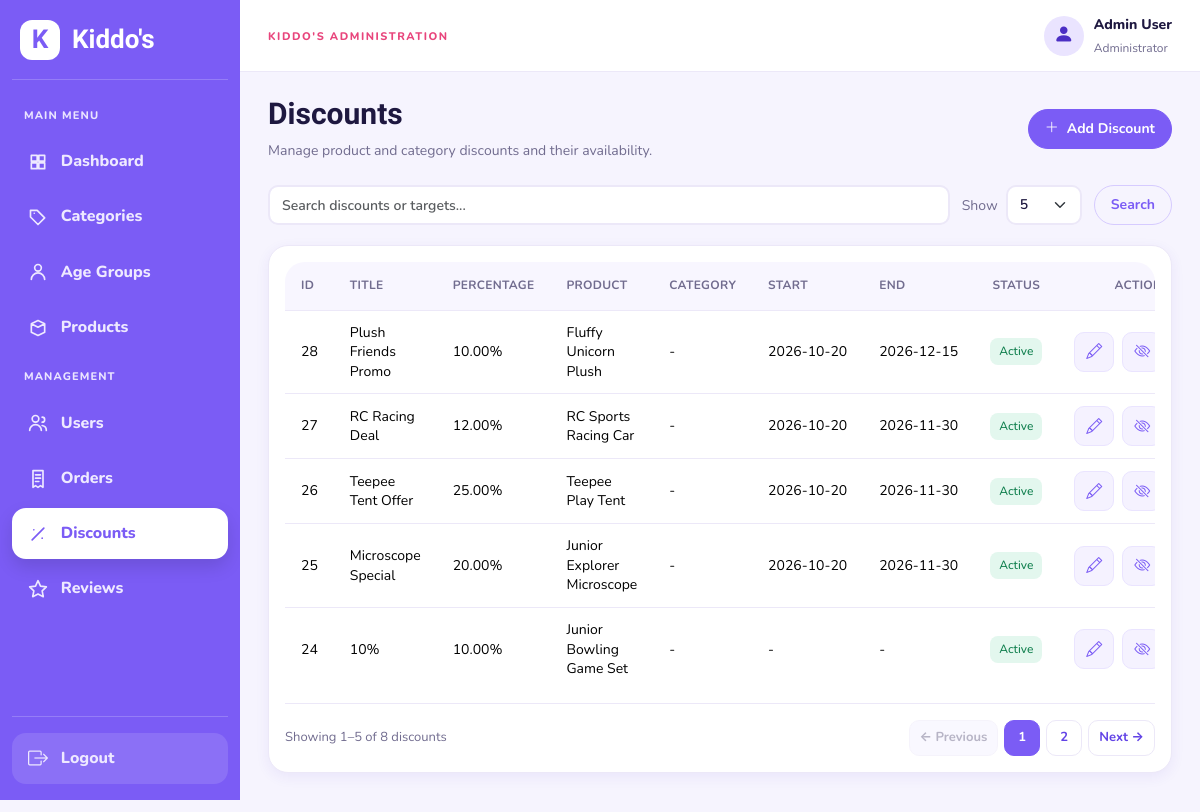
The app's page /admin/discounts.php (signed in) with its own data.
### tables this page shows
CREATE TABLE IF NOT EXISTS `discounts` (
  `id` int(10) UNSIGNED NOT NULL AUTO_INCREMENT,
  `title` varchar(100) NOT NULL,
  `percentage` decimal(5,2) NOT NULL,
  `product_id` int(10) UNSIGNED DEFAULT NULL,
  `category_id` int(10) UNSIGNED DEFAULT NULL,
  `starts_at` date DEFAULT NULL,
  `ends_at` date DEFAULT NULL,
  `is_active` tinyint(1) NOT NULL DEFAULT 1,
  `created_at` datetime NOT NULL DEFAULT current_timestamp(),
  PRIMARY KEY (`id`),
  KEY `idx_discounts_product` (`product_id`),
  KEY `idx_discounts_category` (`category_id`)
);

CREATE TABLE IF NOT EXISTS `products` (
  `id` int(10) UNSIGNED NOT NULL AUTO_INCREMENT,
  `category_id` int(10) UNSIGNED NOT NULL,
  `name` varchar(120) NOT NULL,
  `description` text NOT NULL,
  `instructions` text DEFAULT NULL,
  `price` decimal(8,2) NOT NULL,
  `stock` int(10) UNSIGNED NOT NULL DEFAULT 0,
  `gender` enum('girls','boys','unisex') NOT NULL DEFAULT 'unisex',
  `min_age` tinyint(3) UNSIGNED NOT NULL,
  `max_age` tinyint(3) UNSIGNED NOT NULL,
  `image` varchar(255) DEFAULT NULL,
  `is_active` tinyint(1) NOT NULL DEFAULT 1,
  `created_at` datetime NOT NULL DEFAULT current_timestamp(),
  `updated_at` datetime NOT NULL DEFAULT current_timestamp() ON UPDATE current_timestamp(),
  PRIMARY KEY (`id`),
  KEY `idx_products_filters` (`category_id`,`gender`,`min_age`,`max_age`)
);

### classes/AdminTable.php (called while the page is built, shortened)
<?php
class AdminTable
{
    private $pdo;
    public function __construct($pdo)
    {
        $this->pdo = $pdo;
    }
    public function getPage($type, $request)
    {
        $search = isset($request['search']) && is_string($request['search']) ? trim($request['search']) : '';
        $search = substr($search, 0, 120);
        $size = isset($request['per_page']) && is_scalar($request['per_page']) ? (string) $request['per_page'] : '5';
        $size = in_array($size, ['5', '10', '20', '50'], true) ? (int) $size : 5;
        $requestedPage = isset($request['page']) && is_string($request['page']) && ctype_digit($request['page']) ? (int) $request['page'] : 1;
        $where = [];
        $params = [];
        $filters = [];
        $query = ['search' => $search, 'per_page' => $size];
        switch ($type) {
            case 'discounts':
                $select = 'd.*, p.name AS product_name, c.name AS category_name';
                $from = 'discounts d LEFT JOIN products p ON p.id = d.product_id LEFT JOIN categories c ON c.id = d.category_id';
                $order = 'd.id DESC'; $searchColumns = ['d.title', 'p.name', 'c.name'];
                break;
        }
        $condition = $where ? ' WHERE ' . implode(' AND ', $where) : '';
        $statement = $this->pdo->prepare('SELECT COUNT(*) FROM ' . $from . $condition);
        $statement->execute($params);
        $total = (int) $statement->fetchColumn();
        $pages = max(1, (int) ceil($total / $size));
        $page = min(max(1, $requestedPage), $pages);
        $offset = ($page - 1) * $size;
        $statement = $this->pdo->prepare('SELECT ' . $select . ' FROM ' . $from . $condition . ' ORDER BY ' . $order . ' LIMIT ? OFFSET ?');
        $statement->bindValue(count($params) + 1, $size, PDO::PARAM_INT);
        $statement->bindValue(count($params) + 2, $offset, PDO::PARAM_INT);
        $statement->execute();
        return ['rows' => $statement->fetchAll(PDO::FETCH_ASSOC), 'total' => $total, 'page' => $page, 'pages' => $pages,
            'size' => $size, 'start' => $total ? $offset + 1 : 0, 'end' => min($offset + $size, $total),
            'search' => $search, 'query' => $query, 'filters' => $filters, 'type' => $type];
    }
}

### admin/discounts.php (the view, shortened to what this page needs)
<?php
require_once __DIR__ . '/../includes/init.php';
require_once __DIR__ . '/../classes/AdminTable.php';
$adminTable = new AdminTable($pdo);
$pagination = $adminTable->getPage('discounts', $_GET);
$discounts = $pagination['rows'];
require_once __DIR__ . '/../includes/admin/layout_start.php';
?>
<div class="admin-page-header">
<div>
<h1>Discounts</h1>
<p>Manage product and category discounts and their availability.</p>
</div>
<a class="btn btn-primary d-inline-flex align-items-center gap-2" href="add_discount.php">
    <i class="bi bi-plus-lg" aria-hidden="true"></i> Add Discount
</a>
</div>
<?php require __DIR__ . '/../includes/admin/table_toolbar.php'; ?>
<div class="admin-card"><div class="table-responsive"><table class="table admin-table align-middle admin-table-consistent admin-table-discounts"><thead><tr>
<th>ID</th><th>Title</th><th>Percentage</th><th>Product</th><th>Category</th>
<th>Start</th><th>End</th><th>Status</th><th>Actions</th></tr></thead><tbody>
<?php foreach ($discounts as $row): ?><tr>
<td><?= htmlspecialchars((string) ($row['id'] ?? '-') , ENT_QUOTES, 'UTF-8') ?></td>
<td><?= htmlspecialchars((string) ($row['title'] ?? '-') , ENT_QUOTES, 'UTF-8') ?></td>
<td><?= htmlspecialchars((string) ($row['percentage'] ?? '-') , ENT_QUOTES, 'UTF-8') ?>%</td>
<td><?= htmlspecialchars((string) ($row['product_name'] ?? '-') , ENT_QUOTES, 'UTF-8') ?></td>
<td><?= htmlspecialchars((string) ($row['category_name'] ?? '-') , ENT_QUOTES, 'UTF-8') ?></td>
<td><?= htmlspecialchars((string) ($row['starts_at'] ?? '-') , ENT_QUOTES, 'UTF-8') ?></td>
<td><?= htmlspecialchars((string) ($row['ends_at'] ?? '-') , ENT_QUOTES, 'UTF-8') ?></td>
<td><span class="badge <?= $row['is_active'] ? 'bg-success' : 'bg-secondary' ?>"><?= $row['is_active'] ? 'Active' : 'Inactive' ?></span></td>
<td><div class="admin-actions"><a class="btn admin-action-btn admin-action-edit" href="edit_discount.php?id=<?= (int) $row['id'] ?>" title="Edit discount" aria-label="Edit discount"><i class="bi bi-pencil" aria-hidden="true"></i></a>
<form method="post" class="admin-actions">
<button class="btn admin-action-btn admin-action-toggle" name="action" value="<?= $row['is_active'] ? 'deactivate' : 'activate' ?>" title="<?= $row['is_active'] ? 'Deactivate discount' : 'Activate discount' ?>" aria-label="<?= $row['is_active'] ? 'Deactivate discount' : 'Activate discount' ?>"><i class="bi bi-<?= $row['is_active'] ? 'eye-slash' : 'eye' ?>" aria-hidden="true"></i></button>
</form></div></td></tr><?php endforeach; ?>
</tbody></table></div><?php require __DIR__ . '/../includes/admin/table_pagination.php'; ?></div><?php require_once __DIR__ . '/../includes/admin/layout_end.php'; ?>

### assets/css/admin-polish.css (style rules this page uses)
.admin-body { --admin-sidebar-width:240px;--admin-topbar-height:72px;font-size:14px;line-height:1.5 }
.admin-body .admin-page-header { display:flex;flex-wrap:wrap;align-items:center;justify-content:space-between;gap:16px;margin-bottom:24px }
.admin-body .admin-page-header h1 { font-size:30px;line-height:1.2;margin:0 0 8px }
.admin-body .admin-page-header p { font-size:14px;line-height:1.5;margin:0;color:var(--admin-muted) }
.admin-body .admin-card { padding:20px;border-radius:16px;min-width:0;box-shadow:0 4px 16px #30204e05 }
.admin-body .admin-content .btn:not(.admin-action-btn):not(.btn-close) { min-height:40px;padding:9px 16px;font-size:14px;line-height:1.4 }
.admin-body .admin-action-btn { width:38px;height:38px;min-width:38px;min-height:38px }
.admin-body .admin-action-btn i { font-size:16px }
.admin-body :is(button,a,input,select,textarea,summary):focus-visible { outline:3px solid #bba8fa;outline-offset:3px }
.admin-body .table-responsive { width:100%;max-width:100%;overflow-x:auto;overscroll-behavior-inline:contain }
.admin-body .admin-table { margin-bottom:0 }
.admin-body .admin-table-consistent thead th { padding:14px 16px;height:48px;font-size:12px;font-weight:700;letter-spacing:.025em;vertical-align:middle }
.admin-body .admin-table-consistent tbody td,.admin-body .admin-table-consistent tfoot :is(td,th) { padding:12px 16px;height:60px;font-size:14px;vertical-align:middle }
.admin-body .admin-table tbody tr>td { transition:background-color 150ms ease }
.admin-body .admin-table .badge { font-size:12px;line-height:1.4;padding:5px 9px;border-radius:8px;font-weight:500;white-space:nowrap }

### records on screen
discounts: id "28", title "Plush Friends Promo", percentage "10.00", product.name "Fluffy Unicorn Plush", category_name "-", starts_at "2026-10-20", ends_at "2026-12-15", is_active "Active"
discounts: id "27", title "RC Racing Deal", percentage "12.00", product.name "RC Sports Racing Car", category_name "-", starts_at "2026-10-20", ends_at "2026-11-30", is_active "Active"
discounts: id "26", title "Teepee Tent Offer", percentage "25.00", product.name "Teepee Play Tent", category_name "-", starts_at "2026-10-20", ends_at "2026-11-30", is_active "Active"
discounts: id "25", title "Microscope Special", percentage "20.00", product.name "Junior Explorer Microscope", category_name "-", starts_at "2026-10-20", ends_at "2026-11-30", is_active "Active"
discounts: id "24", title "10%", percentage "10.00", product.name "Junior Bowling Game Set", category_name "-", starts_at "-", ends_at "-", is_active "Active"

### other values on screen
$_SESSION['user_name'] "Admin User"
$pagination['start'] "1"
$pagination['end'] "5"
$pagination['total'] "8"
str_replace('_', ' ', $pagination['type']) "discounts"
$number "1"
$number "2"
form field per_page "5"
